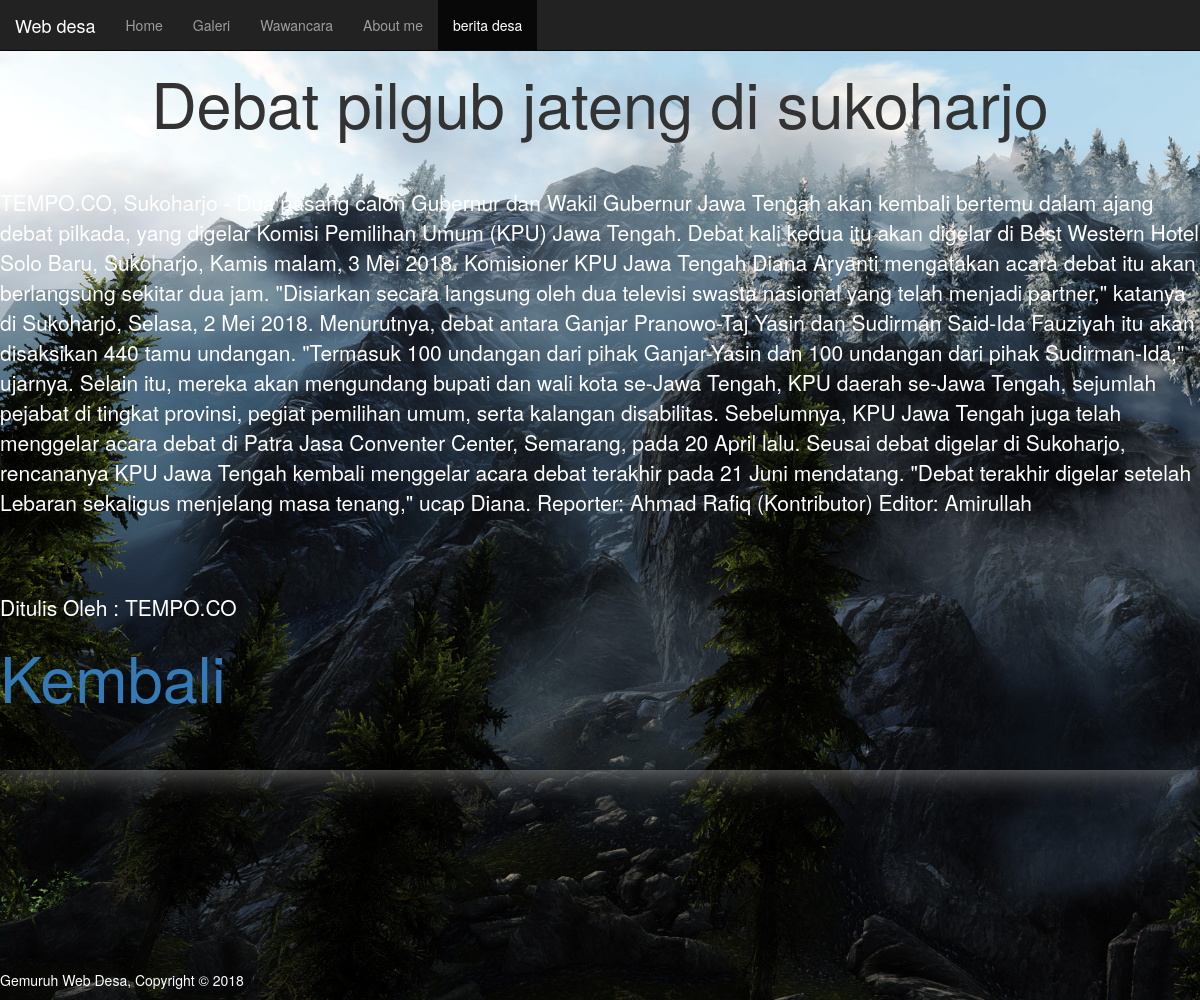
/klikberita.php?ID=15, run on the app's committed database.
### tables this page shows
CREATE TABLE `artikel` (
  `ID` int(11) NOT NULL,
  `Judul` varchar(255) NOT NULL,
  `Penulis` varchar(255) NOT NULL,
  `Isi` text NOT NULL
);

### proses_berita.php (called while the page is built, shortened)
<?php
$conn = mysqli_connect("localhost", "root", "", "webdesa");
function query($query) {
  global $conn;
  $result = mysqli_query($conn, $query);
  $rows = [];
  while($row = mysqli_fetch_assoc($result)){
    $rows[] = $row;
  }
  return $rows;
}
 ?>

### klikberita.php (the view, shortened to what this page needs)
<?php
require 'proses_berita.php';
$ID = $_GET["ID"];
$artikel =query("SELECT *FROM artikel WHERE ID = $ID")[0];
?>
<!DOCTYPE html>
<html>
<head>
	<link rel="stylesheet" type="text/css" href="bootstrap-3.3.7-dist/css/bootstrap.min.css">
</head>
<body>
	<nav class="navbar navbar-inverse navbar-fixed-top">
		<div class="container-fluid">
			<div class="navbar-header">
				<a class="navbar-brand" href="#">Web desa</a>
			</div>
			<ul class="nav navbar-nav ">
				<li ><a href="index.html">Home</a></li>
				<li><a href="galeri.php">Galeri</a></li>
				<li><a href="wawancara.php">Wawancara</a></li>
				<li class="text-right"><a href="about.php">About me</a></li>
				<li class="text-right active" ><a href="konten.php">berita desa</a></li>
			</ul>
		</div>
	</nav>
    <section id="main">
      <div class="conatiner">
        <div class="box">
          <article class="jumbotron" id="main-col">
          <center>
            <h1 class="page-title"><?= $artikel["Judul"]; ?></h1>
          </center><br><br>
              <p><?= $artikel["Isi"];  ?></p><br><br><br>
              <p>Ditulis Oleh : <?=$artikel["Penulis"];  ?></p>
              <h1><a href="konten.php">Kembali</a></h1>
          </article>
        </div>
      </div>
    </section>
    <footer style="margin-top:200px;">
      <p>Gemuruh Web Desa, Copyright &copy; 2018</p>
    </footer>
  </body>
</html>

### klikberita.php (style rules this page uses)
body { background-image: url('PICTURES/39f310fd_TESV-2012-07-11-01-35-56-57.jpg'); background-size:cover; }
p { color: white; }
.jumbotron { width: 100%; box-shadow: 0 0 30px grey; background: none; background-size: cover; }

### data on the page
artikel: Judul "Debat pilgub jateng di sukoharjo", Isi "TEMPO.CO, Sukoharjo - Dua pasang calon Gubernur dan Wakil Gubernur Jawa Tengah akan kembali bertemu dalam ajang debat pilkada, yang digelar Komisi Pemilihan Umum (KPU) Jawa Tengah. Debat kali kedua itu akan digelar di Best Western Hotel Solo Baru, Sukoharjo, Kamis malam, 3 Mei 2018. Komisioner KPU Jawa Tengah Diana Aryanti mengatakan acara debat itu akan berlangsung sekitar dua jam. \"Disiarkan secara langsung oleh dua televisi swasta nasional yang telah menjadi partner,\" katanya di Sukoharjo, Selasa, 2 Mei 2018. Menurutnya, debat antara Ganjar Pranowo-Taj Yasin dan Sudirman Said-Ida Fauziyah itu akan disaksikan 440 tamu undangan. \"Termasuk 100 undangan dari pihak Ganjar-Yasin dan 100…", Penulis "TEMPO.CO"
